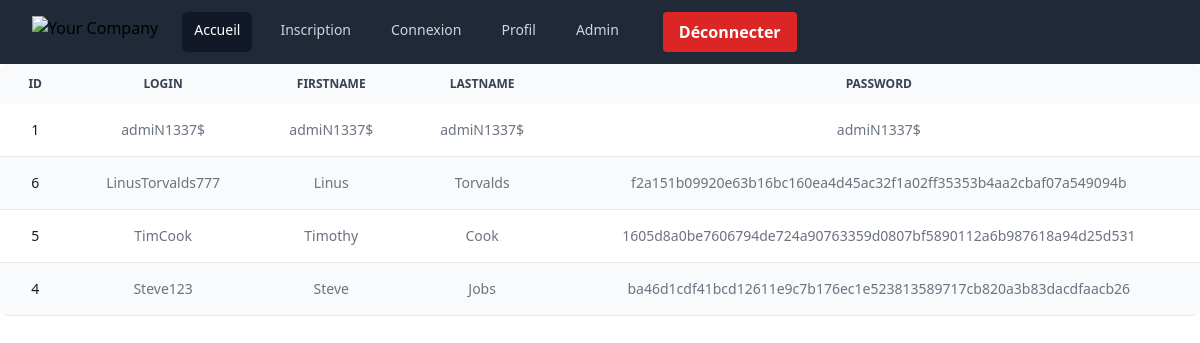
/pages/admin.php (signed in), run on the app's committed database.
### tables this page shows
CREATE TABLE IF NOT EXISTS `user` (
  `id` int NOT NULL AUTO_INCREMENT,
  `login` varchar(255) NOT NULL,
  `firstname` varchar(255) NOT NULL,
  `lastname` varchar(255) NOT NULL,
  `password` varchar(255) NOT NULL,
  PRIMARY KEY (`id`)
);

### classes/Database.php (called while the page is built, shortened)
<?php
class Database {
    private $localhost = "localhost";
    private $dbname = "moduleconnexionb2";
    private $username = "root";
    private $password = "";
    public function __construct() {
        try {
            $this->db = new PDO ("mysql:host=" . $this->localhost . "; dbname=" . $this->dbname . ";charset=utf8", $this->username , $this->password);
        }
        catch (PDOException $e) {
            print "Error!: " . $e->getMessage() . "<br/>";
            die();
        }
    }
}
?>

### classes/User.php (the view, shortened to what this page needs)
<?php
include "Database.php";
class User {
    private $pdo;
    function __construct() {
        $this->pdo = new Database();
    }
    public function showDatabase() {
        $query = "SELECT id, login, firstname, lastname, password FROM user";
        $result = $this->pdo->db->query($query);
        if ($result->rowCount() > 0) {
            $i = 0;
            while($row = $result->fetch(PDO::FETCH_ASSOC)) {
                if ($i % 2 == 0) {
                    echo "<tr class='bg-white border-b dark:bg-gray-900 dark:border-gray-700'>";
                }
                else {
                    echo "<tr class='border-b bg-gray-50 dark:bg-gray-800 dark:border-gray-700'>";
                }
                echo "<th scope='row' class='px-6 py-4 text-center font-medium text-gray-900 whitespace-nowrap dark:text-white'>";
                echo $row["id"];
                echo "</th>";
                echo "<td class='px-6 py-4 text-center'>" . $row["login"] . "</td>";
                echo "<td class='px-6 py-4 text-center'>" . $row["firstname"] . "</td>";
                echo "<td class='px-6 py-4 text-center'>" . $row["lastname"] . "</td>";
                echo "<td class='px-6 py-4 text-center'>" . $row["password"] . "</td>";
                echo "</tr>";
                $i++;
            }
        }
    }
}
?>

### pages/admin.php (shortened to what this page needs)
<?php
include "../classes/User.php";
?>
<!DOCTYPE html>
<html lang="en">
<head>
    <script src="https://cdn.tailwindcss.com"></script>
</head>
<body>
    <?php include "../includes/header.php"; ?>
        <div class="flex justify-center overflow-x-auto sm:rounded-lg">
            <table class="w-full text-sm text-left text-gray-500 dark:text-gray-400 max-w-screen-xl">
                <thead class="text-xs text-gray-700 uppercase bg-gray-50 dark:bg-gray-700 dark:text-gray-400">
                    <tr>
                        <th scope="col" class="px-6 py-3 text-center">ID</th>
                        <th scope="col" class="px-6 py-3 text-center">Login</th>
                        <th scope="col" class="px-6 py-3 text-center">Firstname</th>
                        <th scope="col" class="px-6 py-3 text-center">Lastname</th>
                        <th scope="col" class="px-6 py-3 text-center">Password</th>
                    </tr>
                </thead>
                <tbody>
                    <?php
                    $user = new User();
                    $res = $user->showDatabase();
                    ?>
                </tbody>
            </table>
        </div>
</body>
</html>

### includes/header.php (shortened to what this page needs)
<nav class="bg-gray-800">
    <div class="mx-auto max-w-7xl px-2 sm:px-6 lg:px-8">
        <div class="relative flex h-16 items-center justify-between">
        <div class="flex flex-1 items-center justify-center sm:items-stretch sm:justify-start">
            <div class="flex flex-shrink-0 items-center">
            <img class="h-8 w-auto" src="https://tailwindui.com/img/logos/mark.svg?color=lime&shade=500" alt="Your Company">
            </div>
            <div class="hidden sm:ml-6 sm:block">
            <div class="flex space-x-4">
                <a href="../index.php" class="bg-gray-900 text-white rounded-md px-3 py-2 text-sm font-medium" aria-current="page">Accueil</a>
                <a href="inscription.php" class="text-gray-300 hover:bg-gray-700 hover:text-white rounded-md px-3 py-2 text-sm font-medium">Inscription</a>
                <a href="connexion.php" class="text-gray-300 hover:bg-gray-700 hover:text-white rounded-md px-3 py-2 text-sm font-medium">Connexion</a>
                <a href="profil.php" class="text-gray-300 hover:bg-gray-700 hover:text-white rounded-md px-3 py-2 text-sm font-medium">Profil</a>
                <?php
                if ($_SESSION['login'] == "admiN1337$") {
                    echo "<a href='admin.php' class='text-gray-300 hover:bg-gray-700 hover:text-white rounded-md px-3 py-2 text-sm font-medium'>Admin</a>";
                }
                if ($_SESSION['login']) {
                    echo
                    "<a href='logout.php'><button class='bg-red-600 hover:bg-red-500 text-white font-bold py-2 px-4 rounded'>
                        Déconnecter
                    </a></button>";
                }
                ?>
            </div>
            </div>
        </div>
        </div>
    </div>
</nav>

### data on the page
user: id "1", login "admiN1337$", firstname "admiN1337$", lastname "admiN1337$", password "admiN1337$"
user: id "6", login "LinusTorvalds777", firstname "Linus", lastname "Torvalds", password "f2a151b09920e63b16bc160ea4d45ac32f1a02ff35353b4aa2cbaf07a549094b"
user: id "5", login "TimCook", firstname "Timothy", lastname "Cook", password "1605d8a0be7606794de724a90763359d0807bf5890112a6b987618a94d25d531"
user: id "4", login "Steve123", firstname "Steve", lastname "Jobs", password "ba46d1cdf41bcd12611e9c7b176ec1e523813589717cb820a3b83dacdfaacb26"
